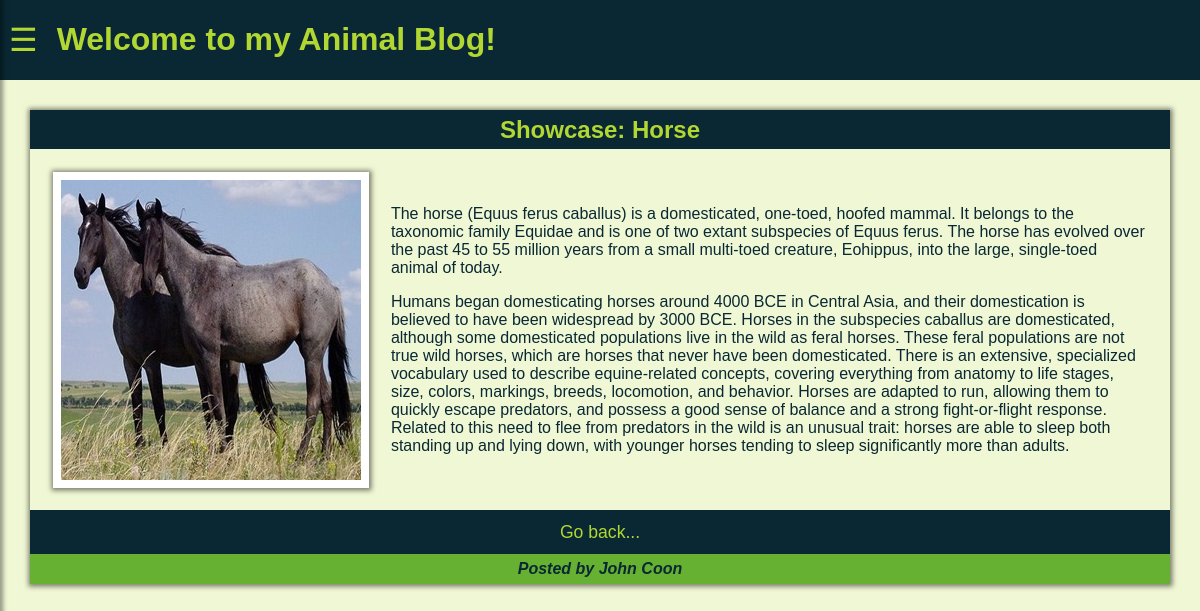
Screenshot of /post/7/ with the database file from the repository.
### myapp/models.py (models this page shows)
class Post(models.Model):
    title = models.CharField(max_length=32)
    text = models.TextField(max_length=512)
    image = models.ImageField(upload_to='static/')
    author = models.TextField(max_length=32)
    more_details_for_the_dedicated_page = models.TextField(max_length=1024, default=' ')

### myapp/views.py (the view)
# urls.py: path("post/<int:post_id>/", views.post_detail, name="post_detail"),
def post_detail(request, post_id):
    post = get_object_or_404(Post, pk=post_id)
    return render(request, 'post_detail.html', {'post': post})

### myapp/templates/post_detail.html (shortened to what this page needs)
<!DOCTYPE html>
<html lang="en">
<head>
    {% load static %}
    <link rel="stylesheet" href={% static 'css/base.css' %}>
    <link rel="stylesheet" href={% static 'css/index.css' %}>
</head>
<body>
    <div id="main">
        <div id="header">
                <div class="header-element">
                    <button id="menu-button" onclick=sidebar()>&#9776;</button>
                    <h1>Welcome to my Animal Blog!</h1>
                </div>
        </div>
        <div class="blog-post">
            <h2>{{ post.title }}</h2>
                <div class="blog-content">
                <img src={{ post.image.url }}>
                <div class="blog-text">
                        <p>{{ post.text }}</p>
                        <p>{{ post.more_details_for_the_dedicated_page }}</p>
                </div>
            </div>
            <a class="secondary-link" href={% url 'index' %}>Go back...</a>
            <h2 class="author">{{ post.author }}</h2>
        </div>
    </div>
</body>
</html>

### myapp/static/css/base.css (style rules this page uses)
body { background-color: #F0F7D4; color: #092834; display: flex; flex-direction: column; font-family: arial, sans-serif; height: 100vh; margin: 0; }
#main { transition: margin-left 1s; }
#header { animation: fadeIn 1s forwards; background-color: #092834; color: #B2D732; display: flex; justify-content: space-between; opacity: 0; }
.header-element { display: flex; column-gap: 10px; }
button { background-color: #092834; color: #B2D732; border: solid #092834; font-size: 1.5rem; transition-duration: 0.5s; }
#menu-button { font-size: 2rem; }
a { font-size: 1.25rem; padding: 5%; text-align: center; text-decoration: none; transition-duration: 0.5s; }
a:link, a:visited { background-color: #092834; color: #B2D732; }
.secondary-link { font-size: 1.10rem; padding: 1%; }
h2 { background-color: #092834; color: #B2D732; text-align: center; font-size: 1.5rem; padding: 0.5%; margin: 0; }
img { width: 300px; height: 300px; }

### myapp/static/css/index.css (style rules this page uses)
.blog-post { animation: fadeIn 2s forwards; box-shadow: 0px 0px 5px 2.5px rgba(0, 0, 0, 0.5); display: flex; flex-direction: column; margin-bottom: 2.5%; margin-left: 2.5%; margin-right: 2.5%; margin-top: 2.5%; opacity: 0; padding: 0%; }
.blog-content, .blog-text { padding: 1%; }
.blog-content { display: flex; flex-direction: row; align-items: center; justify-content: center; }
.author { background-color: #66B032; color: #092834; font-size: 1rem; font-style: italic; }
img { border: 0.5em solid white; box-shadow: 0px 0px 5px 2.5px rgba(0, 0, 0, 0.5); margin: 1%; object-fit: contain; }

### rows the page displays
Post: title "Showcase: Horse", image (picture), text "The horse (Equus ferus caballus) is a domesticated, one-toed, hoofed mammal. It belongs to the taxonomic family Equidae and is one of two extant subspecies of Equus ferus. The horse has evolved over the past 45 to 55 million years from a small multi-toed creature, Eohippus, into the large, single-toed animal of today.", more_details_for_the_dedicated_page "Humans began domesticating horses around 4000 BCE in Central Asia, and their domestication is believed to have been widespread by 3000 BCE. Horses in the subspecies caballus are domesticated, although some domesticated populations live in the wild as feral horses. These feral populations are not true wild horses, which are horses that never have been domesticated. There is an extensive, specialized vocabulary used to describe equine-related concepts, covering everything from anatomy to life stages, size, colors, markings, breeds, locomotion, and behavior. Horses are adapted to run, allowing them to quickly escape predators, and possess a good sense of balance and a strong fight-or-flight…", author "Posted by John Coon"
